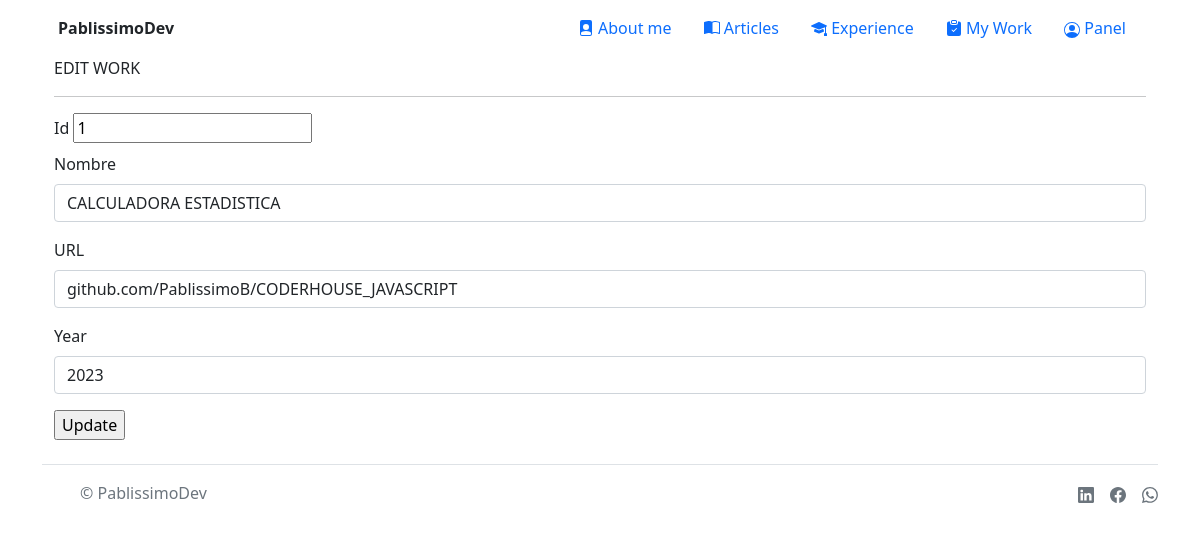
The app's page /menu/edit_work/1 (signed in) with its own data.
### core/models.py (models this page shows, shortened)
class Work(models.Model):
    work_name = models.CharField(max_length=50)
    work_url = models.CharField(max_length=150)
    work_year = models.IntegerField(max_length=4)

### core/views.py (the view)
# urls.py: path('menu/edit_work/<id>', views.edit_work, name="EditWork"),
@login_required
def edit_work(request, id):
    work_list = Work.objects.filter(id=id)
    return render(request, "edit_work.html",{"work_list": work_list})

### app/templates/edit_work.html (shortened to what this page needs)
{% extends 'base.html' %}
{% load static %}
{% block main %}
<div class="container">
    <div class="row align-items-start">
        {% for item in work_list %}
            <form action="/menu/update_work/" method="POST">
                EDIT WORK
                <hr>
                <div class="mb-1">
                    <label for="exampleFormControlInput0" class="form-label">Id</label>
                    <input type="text" name="work_id" id="exampleFormControlInput0" readonly value="{{item.id}}">
                </div>
                <div class="mb-3">
                    <label for="exampleFormControlInput1" class="form-label">Nombre</label>
                    <input type="text" name="work_name" value="{{item.work_name}}" class="form-control" id="exampleFormControlInput1">
                  </div>
                  <div class="mb-3">
                    <label for="exampleFormControlInput2" class="form-label">URL</label>
                    <input type="text" name="work_url" value="{{item.work_url}}" class="form-control" id="exampleFormControlInput2">
                  </div>
                  <div class="mb-3">
                    <label for="exampleFormControlInput3" class="form-label">Year</label>
                    <input type="number" name="work_year" value="{{item.work_year}}" class="form-control" id="exampleFormControlInput3">
                  </div>
                  <input type="submit" value="Update">
            </form>
        {% endfor %}
    </div>
</div>
{% endblock main %}

### records on screen
Work: work_id "1", work_name "CALCULADORA ESTADISTICA", work_url "github.com/PablissimoB/CODERHOUSE_JAVASCRIPT", work_year "2023"
